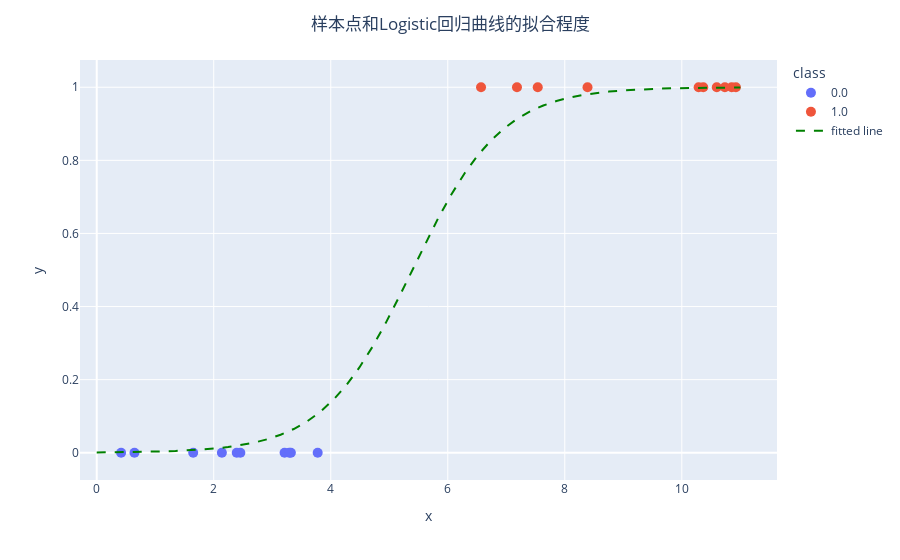

Notebook cell for this chart:
### Markdown cell above
下面展示的是样本点的分布和得到的logistic回归曲线的拟合程度

### Code cell
scatter = px.scatter(data_frame=df, x='x', y='y', color='class')
scatter.add_trace(
    go.Scatter(x=df_['x'], y=df_['y'],name='fitted line',
               mode='lines', 
               line={'color':'green','dash':'dash'})
)
scatter.update_traces(
    selector={'mode':'markers'},
    marker={'size':10}
)
scatter.update_layout(
    title={'text':'样本点和Logistic回归曲线的拟合程度', 'x':0.5}
)

# scatter.data
scatter.show()

### Figure 1 — Plotly figure (JSON) as saved in the notebook; plotly's stock layout.template omitted (floating-point values rounded to 4 significant figures)
{"data": [{"hovertemplate": "class=0.0<br>x=%{x}<br>y=%{y}<extra></extra>", "legendgroup": "0.0", "marker": {"color": "#636efa", "size": 10, "symbol": "circle"}, "mode": "markers", "name": "0.0", "orientation": "v", "showlegend": true, "type": "scatter", "x": [0.6452, 3.211, 2.393, 3.291, 0.4168, 3.319, 2.455, 3.777, 2.139, 1.649], "xaxis": "x", "y": [0, 0, 0, 0, 0, 0, 0, 0, 0, 0], "yaxis": "y"}, {"hovertemplate": "class=1.0<br>x=%{x}<br>y=%{y}<extra></extra>", "legendgroup": "1.0", "marker": {"color": "#EF553B", "size": 10, "symbol": "circle"}, "mode": "markers", "name": "1.0", "orientation": "v", "showlegend": true, "type": "scatter", "x": [8.389, 10.6, 7.538, 10.92, 6.569, 10.85, 10.37, 10.74, 7.183, 10.29], "xaxis": "x", "y": [1, 1, 1, 1, 1, 1, 1, 1, 1, 1], "yaxis": "y"}, {"line": {"color": "green", "dash": "dash"}, "mode": "lines", "name": "fitted line", "type": "scatter", "x": [0, 0.2245, 0.449, 0.6735, 0.898, 1.122, 1.347, 1.571, 1.796, 2.02, 2.245, 2.469, 2.694, 2.918, 3.143, 3.367, 3.592, 3.816, 4.041, 4.265, 4.49, 4.714, 4.939, 5.163, 5.388, 5.612, 5.837, 6.061, 6.286, 6.51, 6.735, 6.959, 7.184, 7.408, 7.633, 7.857, 8.082, 8.306, 8.531, 8.755, 8.98, 9.204, 9.429, 9.653, 9.878, 10.1, 10.33, 10.55, 10.78, 11], "y": [0.0008254, 0.001109, 0.001489, 0.002, 0.002686, 0.003606, 0.00484, 0.006493, 0.008706, 0.01166, 0.01561, 0.02087, 0.02784, 0.03705, 0.04917, 0.06497, 0.0854, 0.1115, 0.1443, 0.1847, 0.2334, 0.2903, 0.3547, 0.4249, 0.4982, 0.5715, 0.6419, 0.7066, 0.764, 0.8131, 0.8539, 0.887, 0.9134, 0.9341, 0.9501, 0.9624, 0.9718, 0.9788, 0.9842, 0.9882, 0.9912, 0.9934, 0.9951, 0.9963, 0.9973, 0.998, 0.9985, 0.9989, 0.9992, 0.9994]}], "layout": {"autosize": true, "legend": {"title": {"text": "class"}, "tracegroupgap": 0}, "margin": {"t": 60}, "title": {"text": "样本点和Logistic回归曲线的拟合程度", "x": 0.5}, "xaxis": {"anchor": "y", "autorange": true, "domain": [0, 1], "range": [-0.2698, 11.61], "title": {"text": "x"}, "type": "linear"}, "yaxis": {"anchor": "x", "autorange": true, "domain": [0, 1], "range": [-0.08161, 1.082], "title": {"text": "y"}, "type": "linear"}}}
